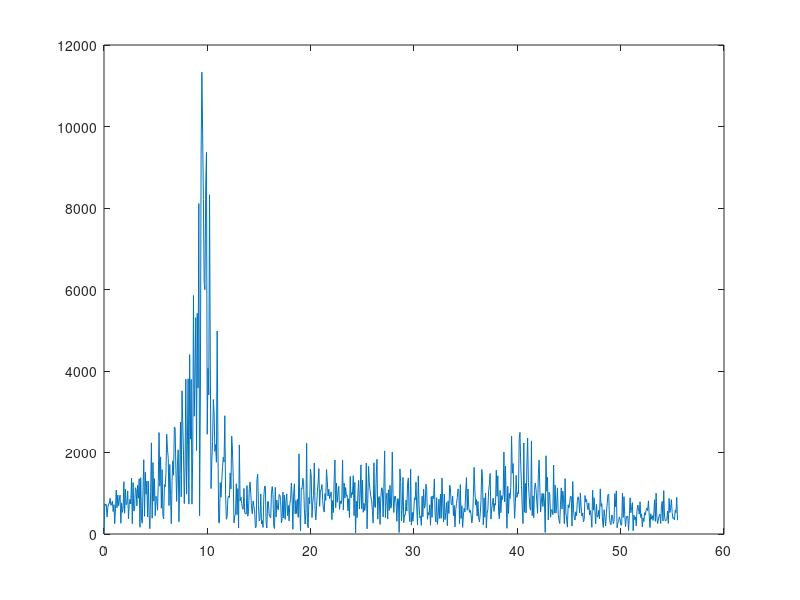
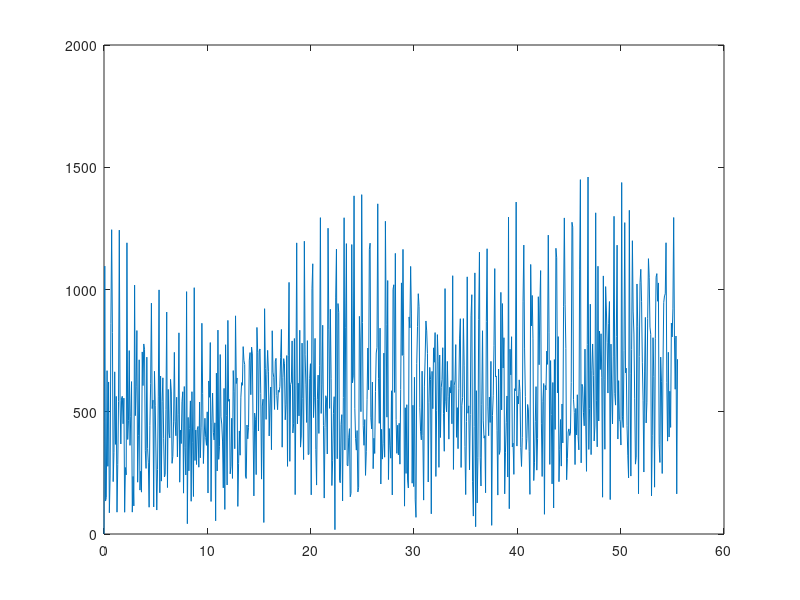
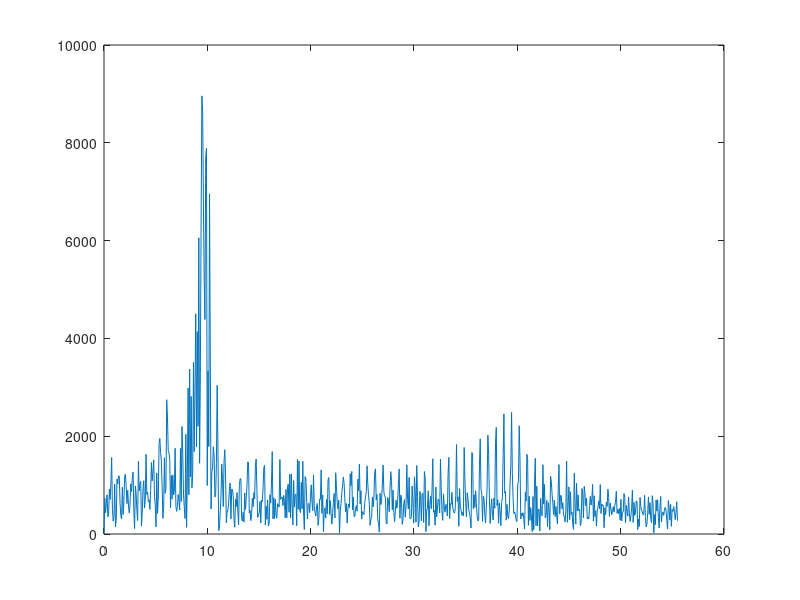
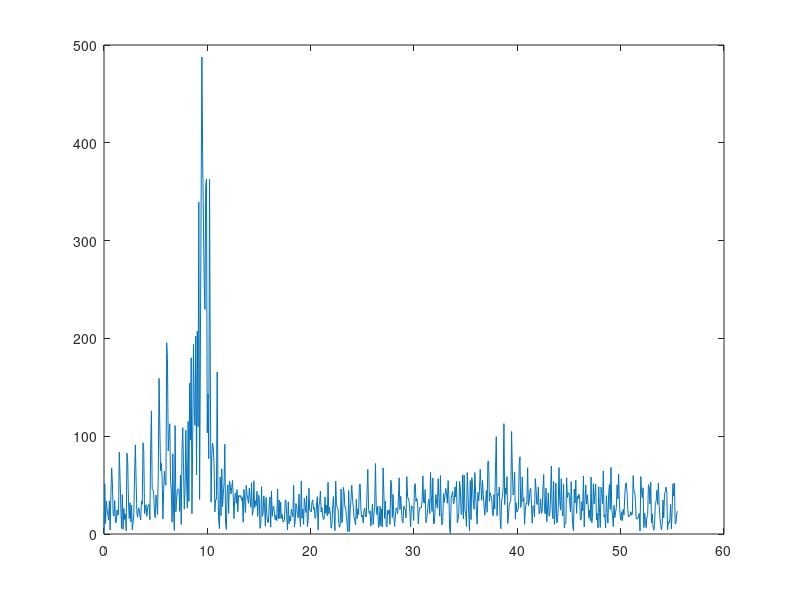

Write MATLAB code to recreate these figures, in order.
clc
clear
load('run1_935.mat');
% m = ans;
t = m(:,1);
mode1 = zeros(1,7);
mode2 = zeros(1,7);

for i = 2:7
x = m(:,i);

x = detrend(x,0);
xdft = fft(x);
freq = 0:111/length(x):111/2;
xdft = xdft(1:length(x)/2+1);
figure
plot(freq,abs(xdft));

[~,I] = max(abs(xdft));
mode1(i) = freq(I);

length(xdft);
[~,J] = max(abs(xdft(250:length(xdft),:)));
mode2(i) = freq(J);
end




